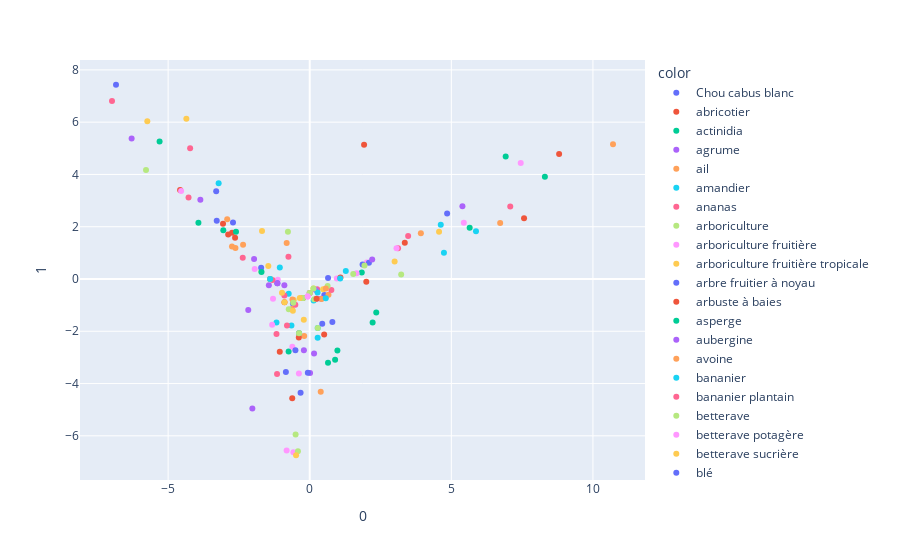

Source (notebook cell):
### Code cell
pca = PCA(n_components=40)
components = pca.fit_transform(bm25)
fig = px.scatter(components, x=0, y=1, color = bm25.index )

fig.show()
